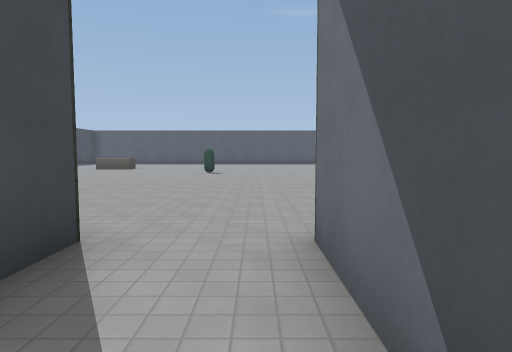
View 1 (above)

16 first-person views from a walk through a Godot game level. The camera is 1.5 m above the floor, tilts 4° down and sees 75° across. Doors that lead somewhere are drawn open, without their leaves. The floor is counted in squares, 2 m on a side. Each view is taken from the middle of a square. On the plan, view 1 faces up. The plan holds only what a view shows up to about 11 squares ahead; the rest is blank. The place goes on beyond the plan. Characters and animated objects are left out. Surface patterns are stand-ins for the level's own textures.

View 2
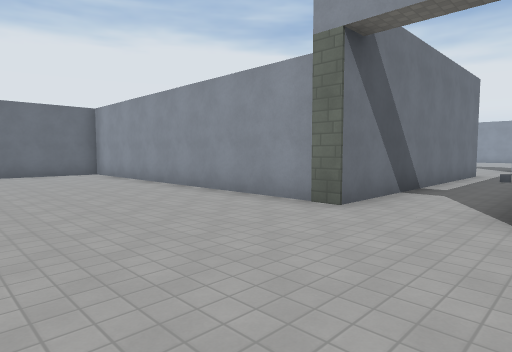

View 3
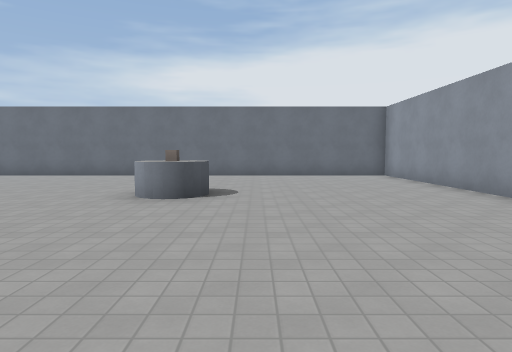

View 4
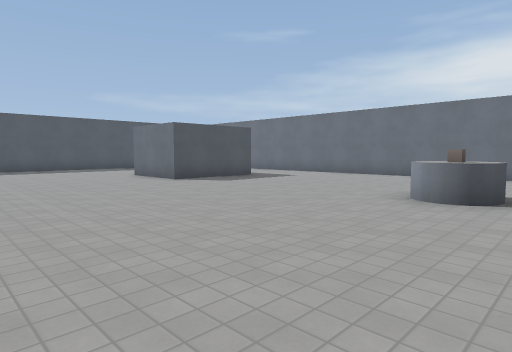

View 5
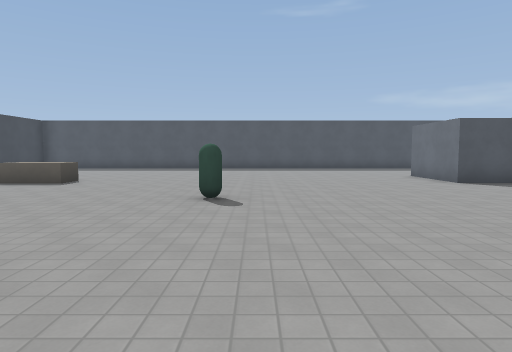

View 6
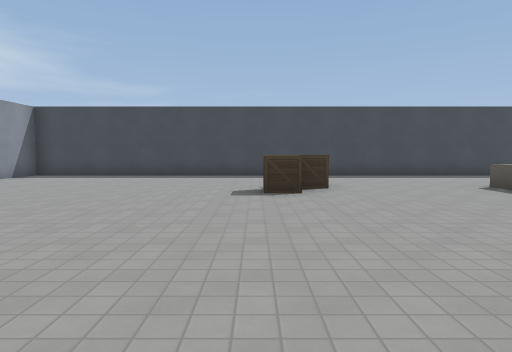

View 7
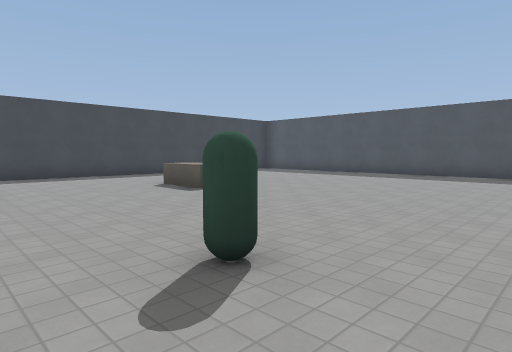

View 8
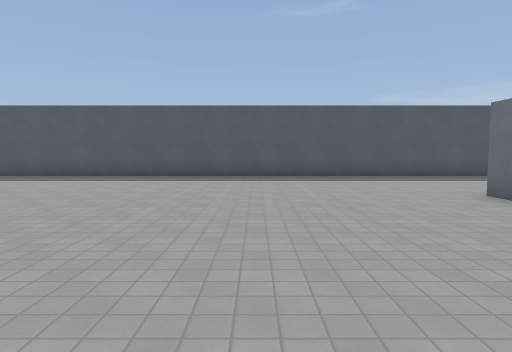

View 9
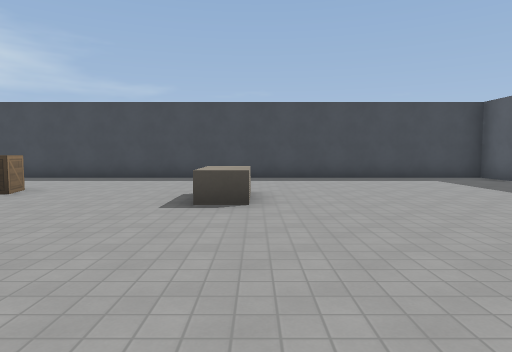

View 10
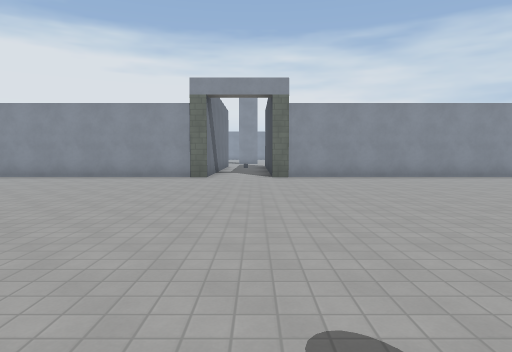

View 11
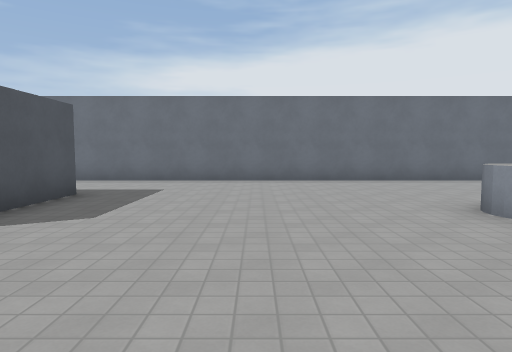

View 12
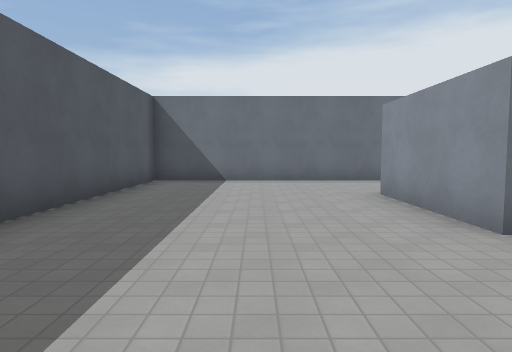

View 13
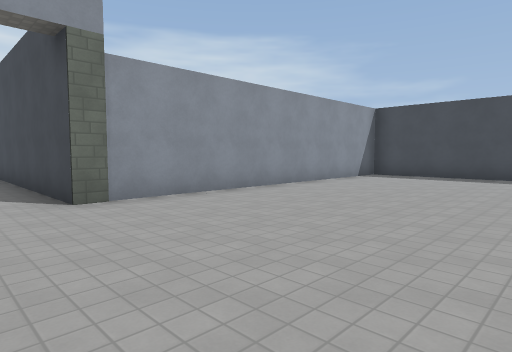

View 14
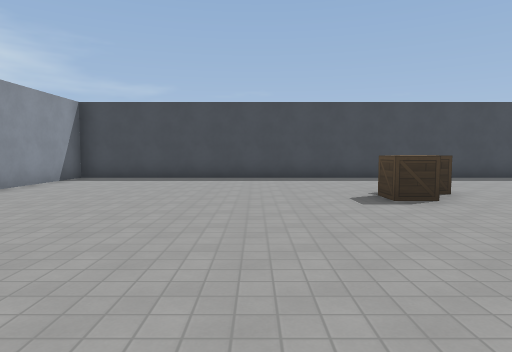

View 15
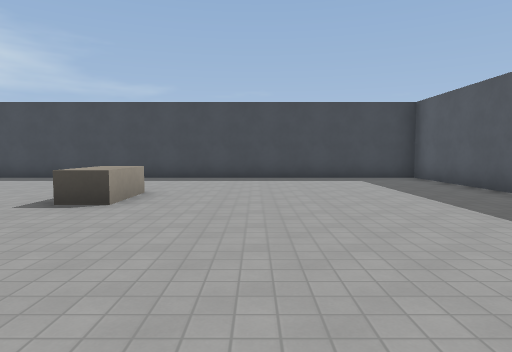

View 16
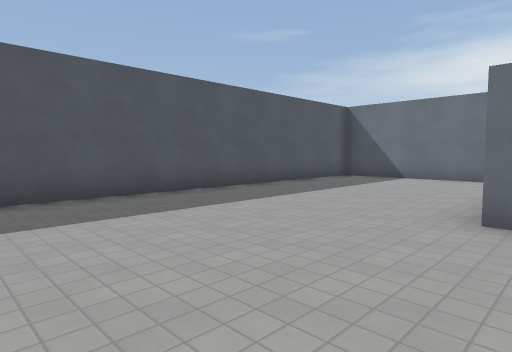

### Floor plan
Points are (right, up) in squares from view 1. A wall is a line through its corners. A room is listed if a view was taken in it or the views show most of it. See-through windows are left out.
Room 1 (view 1)
walls: (0.5, -4.5) (0.5, 2.8); (-1.5, 2.9) (-1.5, -3.5)
ways out: open door at (-0.5, 2.5) to room 2
Room 2 (views 2, 3, 4, 5, 6, 7, 8, 9, 10, 11, 12, 13, 14, 15, 16)
walls: (7, 15.2) (4, 15.2) (4, 17.7) (7, 17.7); (1, 2.8) (10, 2.8) (10, 22.7) (-11, 22.7) (-11, 2.8) (-2, 2.8)
ways out: open door at (-0.5, 2.5) to room 1
objects: crate (-7, 11); block (-7, 15) to (-6, 16); pillar (-2, 3); other object (-2, 12); pillar (1, 3); other object (5, 8) to (5, 9)

Where each view was taken, in squares from view 1:
view 1: 0 up, 0 right, facing up
view 2: 7 up, 2 left, facing down-right
view 3: 7 up, 1 left, facing right
view 4: 7 up, 1 left, facing up-right
view 5: 7 up, 1 left, facing up
view 6: 10 up, 0 right, facing left
view 7: 11 up, 0 right, facing up-left
view 8: 12 up, 0 right, facing up
view 9: 16 up, 1 left, facing left
view 10: 13 up, 1 left, facing down
view 11: 12 up, 1 right, facing right
view 12: 20 up, 1 right, facing right
view 13: 8 up, 0 right, facing down-left
view 14: 8 up, 1 left, facing left
view 15: 18 up, 1 left, facing left
view 16: 17 up, 0 right, facing up-right
